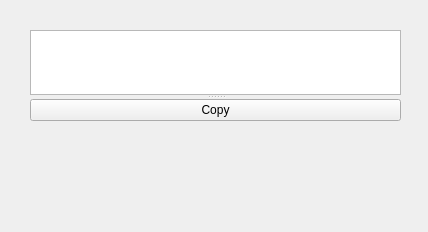
<?xml version="1.0" encoding="UTF-8"?>
<ui version="4.0">
 <class>Dialog</class>
 <widget class="QWidget" name="Dialog">
  <property name="geometry">
   <rect>
    <x>0</x>
    <y>0</y>
    <width>428</width>
    <height>232</height>
   </rect>
  </property>
  <property name="windowTitle">
   <string>Dialog</string>
  </property>
  <widget class="QSplitter" name="splitter">
   <property name="geometry">
    <rect>
     <x>30</x>
     <y>30</y>
     <width>371</width>
     <height>91</height>
    </rect>
   </property>
   <property name="orientation">
    <enum>Qt::Vertical</enum>
   </property>
   <widget class="QTextEdit" name="textEdit"/>
   <widget class="QPushButton" name="pushButton">
    <property name="text">
     <string>Copy</string>
    </property>
   </widget>
  </widget>
 </widget>
 <layoutdefault spacing="6" margin="11"/>
 <resources/>
 <connections>
  <connection>
   <sender>pushButton</sender>
   <signal>pressed()</signal>
   <receiver>textEdit</receiver>
   <slot>selectAll()</slot>
   <hints>
    <hint type="sourcelabel">
     <x>97</x>
     <y>103</y>
    </hint>
    <hint type="destinationlabel">
     <x>87</x>
     <y>54</y>
    </hint>
   </hints>
  </connection>
  <connection>
   <sender>pushButton</sender>
   <signal>released()</signal>
   <receiver>textEdit</receiver>
   <slot>copy()</slot>
   <hints>
    <hint type="sourcelabel">
     <x>168</x>
     <y>111</y>
    </hint>
    <hint type="destinationlabel">
     <x>155</x>
     <y>60</y>
    </hint>
   </hints>
  </connection>
 </connections>
</ui>
